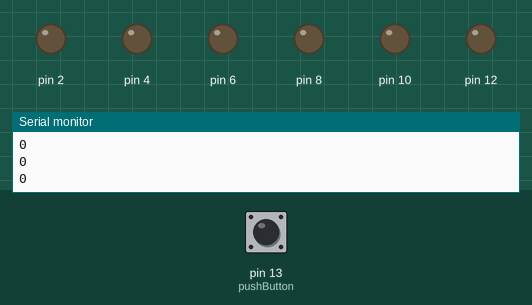
This sketch was run on a simulated Arduino Uno, built with avr-gcc and run on an emulated ATmega328P. Shown: output pins drawn as LEDs (lit = HIGH), the last lines printed to the serial monitor. The test bench sets the inputs (shaded band); at power-on: pin 13 (pushButton) LOW.

Above: at 1.2 s.
1.3 s: pin 13 (pushButton) pulled HIGH for 0.15 s
At 1.7 s:
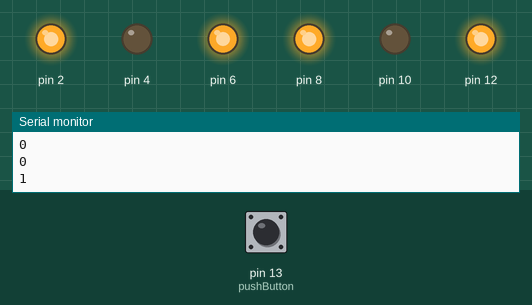
At 6.0 s:
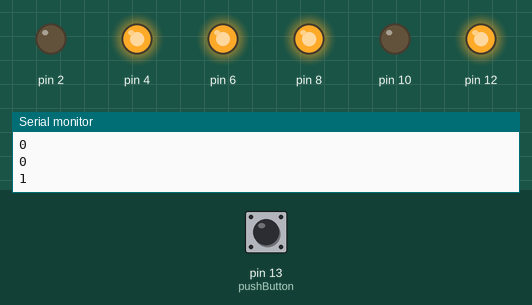
7.4 s: pin 13 (pushButton) pulled HIGH for 3.2 s
At 11.8 s:
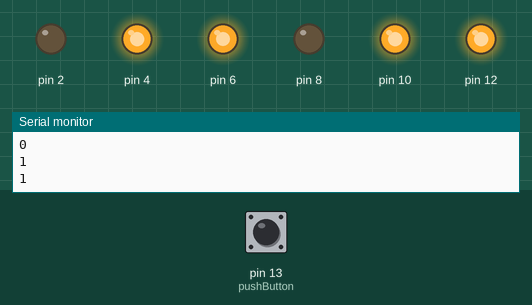
Timing chart, 0 to 18.8 s (numbered marks = the images above; inputs shaded):
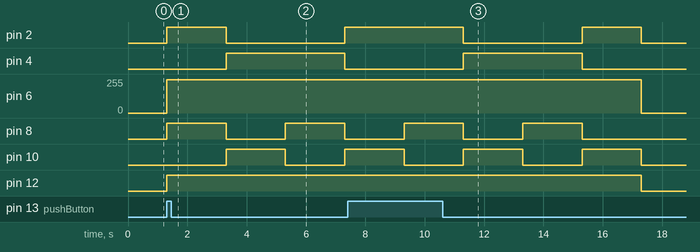

The sketch:

Push_button_1.ino
```cpp
 int pushButton = 13;
// using pin 13 for the button


void setup() {
  // put your setup code here, to run once:
pinMode (2, OUTPUT);
  pinMode (4, OUTPUT);
  pinMode (6, OUTPUT);
  pinMode (10, OUTPUT);
  pinMode (8, OUTPUT);
  pinMode (12, OUTPUT);
  Serial.begin (9600);
  pinMode(pushButton, INPUT);
  // telling arduino that the puchbutton as an input

}

void loop() {


  int buttonCondition= digitalRead(pushButton);
// Reading the Button whether it is pressed or not (CONDITION)


  Serial.println(buttonCondition);


  if (buttonCondition > 0) {
  // most of the Readings are zero, but when button is pressed it is 1. there for telling it anything above 0 is when it starts the sequence

   digitalWrite (2, HIGH);
    digitalWrite (4, LOW);
    analogWrite (6, 250);
    digitalWrite (8, HIGH);
    digitalWrite (10, LOW);
    analogWrite (12, 250);
    delay (2000);
    // Clockwise


    digitalWrite (2, LOW);
    digitalWrite (4, HIGH);
    analogWrite (6, 250);
    digitalWrite (8, LOW);
    digitalWrite (10, HIGH);
    analogWrite (12, 250);
    delay (2000);
    // counter clockwise


    digitalWrite (2, LOW);
    digitalWrite (4, HIGH);
    analogWrite (6, 250);
    digitalWrite (8, HIGH);
    digitalWrite (10, LOW);
    analogWrite (12, 250);
    delay (2000);
    // Straight


     digitalWrite (2, HIGH);
    digitalWrite (4, LOW);
    analogWrite (6, 250);
    digitalWrite (8, LOW);
    digitalWrite (10, HIGH);
    analogWrite (12, 250);
    delay (2000);
    //backwards


 digitalWrite (2, LOW);
    digitalWrite (4, LOW);
    analogWrite (6, LOW);
    digitalWrite (8, LOW);
    digitalWrite (10, LOW);
    analogWrite (12, LOW);
    // sequence is it rotates clockwise for a few seconds,turn counter clockwise for a few seconds, go straight for a few seconds, then go back for a few seconds

        }
}
```

Measured:
- after the input at 1.3 s, pin 2: LOW → HIGH at once, → LOW 2.0 s later, → HIGH 4.0 s later; pin 4: LOW → HIGH after 2.0 s, → LOW 4.0 s later; pin 6: 0/255 → 250/255 at once; pin 8: alternates HIGH for 2.0 s and LOW for 2.0 s, starting at once; pin 10: LOW → HIGH after 2.0 s, → LOW 2.0 s later, → HIGH 2.0 s later
- after the input at 7.4 s, pin 2: HIGH → LOW after 3.9 s instead of 1.9 s; pin 4: LOW → HIGH after 3.9 s, → LOW 4.0 s later; pin 6: 250/255 → 0/255 after 9.9 s instead of 1.9 s; pin 8: alternates HIGH for 2.0 s and LOW for 2.0 s, 4 changes in all, then stays LOW, starting after 1.9 s; pin 12: HIGH → LOW after 9.9 s instead of 1.9 s
